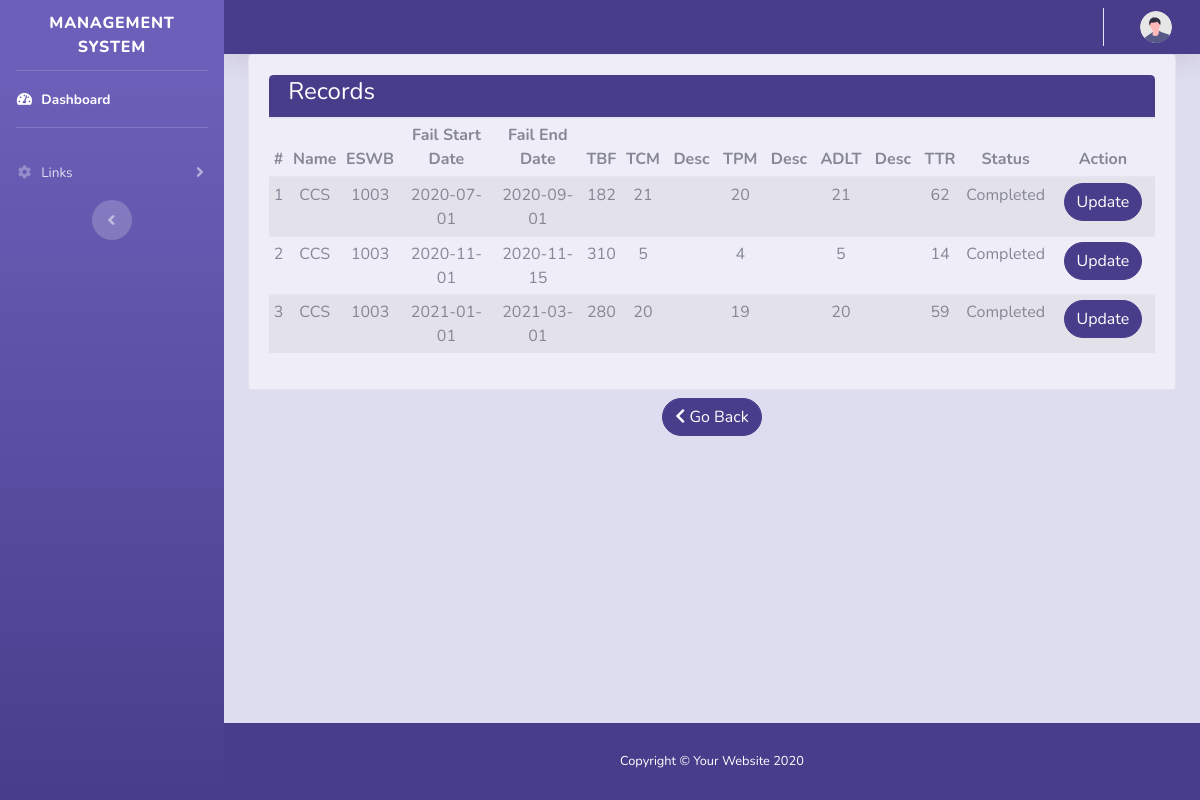
Page /Manager/show_records/3 on the committed database.
### tables this page shows
CREATE TABLE `controller_data_detail` (
  `id` bigint(20) NOT NULL,
  `Controller_Data_ID` bigint(20) NOT NULL,
  `Failure_start_date` date,
  `Failure_end_date` date,  
  `TBF` INT DEFAULT NULL,
  `TCM` INT DEFAULT NULL,
  `TCM_Desc` varchar(1000) DEFAULT NULL,
  `TPM` INT DEFAULT NULL,
  `TPM_Desc` varchar(1000) DEFAULT NULL,
  `ADLT` INT DEFAULT NULL,
  `ADLT_Desc` varchar(1000) DEFAULT NULL,
  `TTR` INT DEFAULT NULL,
  `RegDate` date DEFAULT current_timestamp(),
  `Status` varchar(15)
);

CREATE TABLE `controller_data` (
  `ID` bigint(20) NOT NULL,
  `Controller_type` varchar(30) NOT NULL,
  `Controller_Name` varchar(30) NOT NULL,
  `Controller_Code` varchar(30),
  `Ship_ID` bigint(20),
  `ESWB` varchar(30) NOT NULL,
  `Includes` varchar(50) DEFAULT NULL,
  `Not_Includes` varchar(50) DEFAULT NULL,
  `Associated_Equipment` varchar(50) DEFAULT NULL,
  `MTBF` decimal(8,2) DEFAULT NULL,
  `MTTR` decimal(8,2) DEFAULT NULL,
  `Availability` decimal(8,2) DEFAULT NULL,
  `Reliability` decimal(8,2) DEFAULT NULL,
  `Default_Reliability` decimal(8,2) DEFAULT 0.00,
  `Comission_date` date DEFAULT NULL,
  `Total_Equipped` int
);

### application/controllers/Manager.php (called while the page is built, shortened)
<?php if (!defined('BASEPATH')) exit('No direct script access allowed');
class Manager extends CI_Controller
{
    public function show_records($id = NULL)
    {
        $this->db->select('cd.Controller_Name, cd.ESWB,cdd.*');
        $this->db->from('controller_data cd');
        $this->db->join('controller_data_detail cdd', 'cd.id = cdd.Controller_Data_ID');
        $this->db->where('cdd.Controller_Data_ID', $id);
        $data['controller_detail_records'] = $this->db->get()->result_array();
        $this->load->view('manager/data_records', $data);
    }
}

### index.php (called while the page is built, shortened)
<?php
require_once BASEPATH.'core/CodeIgniter.php';

### application/views/manager/data_records.php (the view, shortened to what this page needs)
<?php $this->load->view('manager/common/header'); ?>
<div class="container">
    <div class="card">
        <div class="card-body bg-custom3">
            <div id="table_div">
                <?php if (isset($controller_detail_records)) {
                    if (count($controller_detail_records) > 0) { ?>
                        <div class="card-header bg-custom1">
                            <h1 class="h4 text-white">Records</h1>
                        </div>
                        <table id="datatable" class="table table-sm table-striped text-center">
                            <thead>
                                <tr>
                                    <th scope="col">#</th>
                                    <th scope="col">Name</th>
                                    <th scope="col">ESWB</th>
                                    <th scope="col">Fail Start Date</th>
                                    <th scope="col">Fail End Date</th>
                                    <th scope="col">TBF</th>
                                    <th scope="col">TCM</th>
                                    <th scope="col">Desc</th>
                                    <th scope="col">TPM</th>
                                    <th scope="col">Desc</th>
                                    <th scope="col">ADLT</th>
                                    <th scope="col">Desc</th>
                                    <th scope="col">TTR</th>
                                    <th scope="col">Status</th>
                                    <th scope="col">Action</th>
                                </tr>
                            </thead>
                            <tbody>
                                <?php $count = 0;
                                foreach ($controller_detail_records as $data) { ?>
                                    <tr style="<?php if($data['Status'] =="In Progress") {echo 'background-color:#ffcccb;font-weight: bold';}?>">
                                        <td scope="row"><?= ++$count; ?></td>
                                        <td scope="row"><?= $data['Controller_Name']; ?></td>
                                        <td scope="row"><?= $data['ESWB']; ?></td>
                                        <td scope="row" style="width:600px;"><?= $data['Failure_start_date']; ?></td>
                                        <td scope="row" style="width:500px;"><?= $data['Failure_end_date']; ?></td>
                                        <td scope="row"><?= $data['TBF']; ?></td>
                                        <td scope="row"><?= $data['TCM']; ?></td>
                                        <td scope="row" id="tcm_desc" style="width:150px; scroll;"value="<?= $data['TCM_Desc']; ?>"><?= $data['TCM_Desc']; ?></td>
                                        <td scope="row"><?= $data['TPM']; ?></td>
                                        <td scope="row" style="width:150px;"><?= $data['TPM_Desc']; ?></td>
                                        <td scope="row"><?= $data['ADLT']; ?></td>
                                        <td scope="row" style="width:150px;"><?= $data['ADLT_Desc']; ?></td>
                                        <td scope="row"><?= $data['TTR']; ?></td>
                                        <td scope="row" style="width:120px;<?php if($data['Status'] =="In Progress") {echo 'color:red';}?>" ><?= $data['Status']; ?></td>
                                        <td scope="row" style="width:300px;">
                                           <a class="btn btn-primary rounded-pill text-sm" href="<?= base_url(); ?>manager/update_details/<?= $data['id']; ?>">Update</a>
                                        </td>
                                    </tr>
                                <?php } ?>
                            </tbody>
                        </table>
                    <?php } else { ?>
                        <div class="card-header">
                            <h1 class="h4 text-gray-900">No Data Available yet</h1>
                        </div>
                    <?php }
                } else { ?>
                    <a> No Record Selected. </a>
                <?php  } ?>
            </div>
        </div>
    </div>
    <div class="form-group row justify-content-center my-2">
        <a class="btn btn-primary rounded-pill" id="abc" href="<?= base_url(); ?>manager"><i class="fas fa-chevron-left"></i> Go Back</a>
    </div>
</div>
</div>
<?php $this->load->view('common/footer'); ?>

### application/views/manager/common/header.php (shortened to what this page needs)
<!DOCTYPE html>
<html lang="en">
<head>
    <link href="<?php echo base_url(); ?>assets/vendor/fontawesome-free/css/all.min.css" rel="stylesheet" type="text/css">
    <link href="<?php echo base_url(); ?>assets/css/sb-admin-2.min.css" rel="stylesheet">
</head>
<body id="page-top">
    <div id="wrapper">
        <ul class="navbar-nav bg-gradient-primary sidebar sidebar-dark accordion" id="accordionSidebar">
            <a class="sidebar-brand d-flex align-items-center justify-content-center" href="index.html">
                <div class="sidebar-brand-text mx-3">Management System</div>
            </a>
            <hr class="sidebar-divider my-0">
            <li class="nav-item active">
                <a class="nav-link" href="<?php echo base_url() ?><?php if ($this->session->userdata('status') == 'weo') {
                                                                    echo "WEO";
                                                                } else if ($this->session->userdata('status') == 'co') {
                                                                    echo "CO";
                                                                } else if ($this->session->userdata('status') == 'hod') {
                                                                    echo "HOD";
                                                                } else if ($this->session->userdata('status') == 'typecdr') {
                                                                    echo "Cdr";
                                                                } else {
                                                                    echo "Manager";
                                                                } ?>">
                    <i class="fas fa-fw fa-tachometer-alt"></i>
                    <span>Dashboard</span></a>
            </li>
            <hr class="sidebar-divider">
            <li class="nav-item">
                <a class="nav-link collapsed" href="#" data-toggle="collapse" data-target="#collapseTwo" aria-expanded="true" aria-controls="collapseTwo">
                    <i class="fas fa-fw fa-cog"></i>
                    <span>Links</span>
                </a>
            </li>
            <div class="text-center d-none d-md-inline">
                <button class="rounded-circle border-0" id="sidebarToggle"></button>
            </div>
        </ul>
        <div id="content-wrapper" class="d-flex flex-column bg-custom2">
            <div id="content">
                <nav class="navbar navbar-expand navbar-light bg-custom1 topbar static-top shadow">
                    <ul class="navbar-nav ml-auto">
                        <li class="nav-item dropdown no-arrow">
                            <a class="nav-link dropdown-toggle" href="#" id="userDropdown" role="button" data-toggle="dropdown" aria-haspopup="true" aria-expanded="false">
                                <img class="img-profile rounded-circle" src="<?php echo base_url(); ?>assets/img/undraw_profile.svg">
                            </a>
                        </li>
                    </ul>
                </nav>

### application/views/common/footer.php (shortened to what this page needs)
         <footer class="sticky-footer bg-custom1 text-white">
                <div class="container my-auto">
                    <div class="copyright text-center my-auto">
                        <span>Copyright &copy; Your Website 2020</span>
                    </div>
                </div>
            </footer>
        </div>
    </div>
</body>
</html>

### rows in the picture
controller_data_detail: controller_data.Controller_Name "CCS", controller_data.ESWB "1003", Failure_start_date "2020-07-01", Failure_end_date "2020-09-01", TBF "182", TCM "21", TPM "20", ADLT "21", TTR "62", Status "Completed"
controller_data_detail: controller_data.Controller_Name "CCS", controller_data.ESWB "1003", Failure_start_date "2020-11-01", Failure_end_date "2020-11-15", TBF "310", TCM "5", TPM "4", ADLT "5", TTR "14", Status "Completed"
controller_data_detail: controller_data.Controller_Name "CCS", controller_data.ESWB "1003", Failure_start_date "2021-01-01", Failure_end_date "2021-03-01", TBF "280", TCM "20", TPM "19", ADLT "20", TTR "59", Status "Completed"
